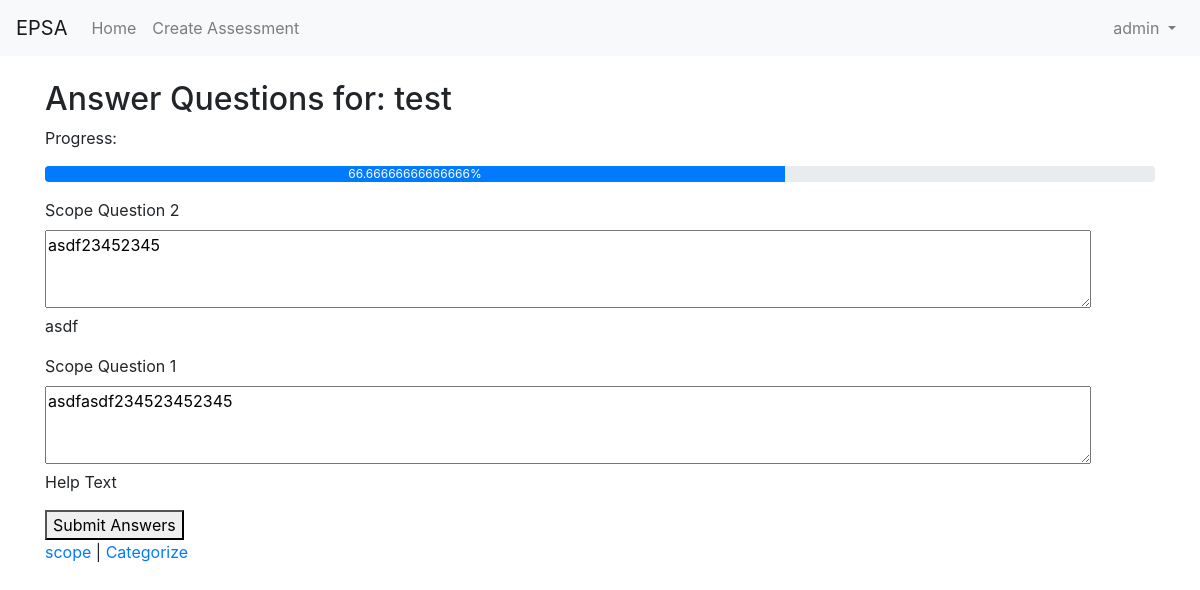
Page /assessments/1/answer/scope/ (signed in) on the committed database.
### assessment_app/models.py (models this page shows, shortened)
class Assessment(models.Model):
    name = models.CharField(max_length=255)
    description = models.TextField(blank=True)
    created_at = models.DateTimeField(auto_now_add=True)
    updated_at = models.DateTimeField(auto_now=True)
    status = models.CharField(max_length=50, choices=[('draft', 'Draft'), ('submitted', 'Submitted'), ('approved', 'Approved')])
    due_date = models.DateField(null=True, blank=True)
    collection = models.ForeignKey(
        'AssessmentQuestionCollection',
        on_delete=models.SET_NULL,
        related_name='assessments',
        null=True,  # Allows the field to be null
        default=get_default_collection,  # Set the default collection
        help_text="The collection used for this assessment."
    )
    def get_progress(self, user, question_section=None):
        total_questions = self.collection.questions.count()
        answered_questions = AssessmentResponse.objects.filter(
            user_assessment__user=user,
            user_assessment__assessment=self,
            assessment_question__question_section=question_section
        ).count()
        progress = (answered_questions / total_questions) * 100 if total_questions > 0 else 0
        return progress, answered_questions, total_questions

class AssessmentQuestion(models.Model):
    collection = models.ForeignKey(
        'AssessmentQuestionCollection',
        on_delete=models.CASCADE,
        related_name='questions',
        default=get_default_collection,
        null=True  # Allows the field to be null if no default collection is available at the time
    )
    question_section = models.CharField(max_length=10,default='None')
    question_text = models.TextField()
    question_help_text = models.TextField()
    question_type = models.CharField(max_length=50, choices=[
        ('multiple_choice', 'Multiple Choice'),
        ('text', 'Text'),
        ('checkbox', 'Checkbox')
    ])
    order = models.IntegerField()
    required = models.BooleanField(default=True)

class AssessmentResponse(models.Model):
    user_assessment = models.ForeignKey(UserAssessment, on_delete=models.CASCADE, related_name='responses')
    assessment_question = models.ForeignKey(AssessmentQuestion, on_delete=models.CASCADE, related_name='responses')
    response_text = models.TextField(blank=True)

### assessment_app/views.py (the view)
# urls.py: path('assessments/<int:assessment_pk>/answer/', views.answer_questions, name='answer_questions'),
@login_required
def answer_questions(request, assessment_pk, question_section=None):
    assessment = get_object_or_404(Assessment, pk=assessment_pk)
    user_assessment = get_object_or_404(UserAssessment, user=request.user, assessment=assessment)
    question_section_all = assessment.collection.questions.values_list('question_section', flat=True).distinct()
    if question_section:
        questions = assessment.collection.questions.filter(question_section=question_section)
    else:
        first_section = question_section_all.first()
        if first_section:
            return redirect('answer_questions_section', assessment_pk=assessment_pk, question_section=first_section)
        else:
            questions = []
    if request.method == 'POST':
        for question in questions:
            response_text = request.POST.get(f'response_{question.id}', '')
            response, created = AssessmentResponse.objects.get_or_create(
                user_assessment=user_assessment,
                assessment_question=question,
                defaults={'response_text': response_text}
            )
            response.response_text = response_text
            response.save()
        return redirect('assessment_detail', pk=assessment.pk)
    else:
        forms = []
        for question in questions:
            response = AssessmentResponse.objects.filter(
                user_assessment=user_assessment,
                assessment_question=question
            ).order_by('-id').first()  # Get the latest response for each question
            initial_data = {'response_text': response.response_text if response else ''}
            forms.append(AssessmentResponseForm(question=question, initial=initial_data))
    progress, answered_questions, total_questions = assessment.get_progress(request.user, question_section)
    return render(request, 'assessment_app/answer_questions.html', {
        'assessment': assessment,
        'forms': forms,
        'sections': question_section_all,
        'progress': progress,
        'answered_questions': answered_questions,
        'total_questions': total_questions,
    })

### assessment_app/templatetags/progress_bar.py (called while the page is built)
@register.inclusion_tag('assessment_app/progress_bar.html')
def progress_bar(progress):
    return {'progress': progress}

### assessment_app/templates/assessment_app/answer_questions.html (shortened to what this page needs)
{% extends 'base.html' %}
{% load progress_bar %}
{% block content %}
  <h2>Answer Questions for: {{ assessment.name }}</h2>
  <p>Progress: {% progress_bar progress %}</p>
  <form method="post">
    {% for form in forms %}
      <div>
        <label for="{{ form.response_text.id_for_label }}">{{ form.question.question_text }}</label>
        <textarea name="response_{{ form.question.id }}" id="{{ form.response_text.id_for_label }}" rows="3" cols="100">{{ form.response_text.value|default:'' }}</textarea>
        {% if form.response_text.help_text %}
          <p class="help">{{ form.response_text.help_text }}</p>
        {% endif %}
      </div>
    {% endfor %}
    <button type="submit">Submit Answers</button>
  </form>
  <div class="pagination">
    <span class="step-links">
      {% for section in sections %}
        {% if section == question_section %}
          <strong>{{ section }}</strong>
        {% else %}
          <a href="{% url 'answer_questions_section' assessment_pk=assessment.pk question_section=section %}">{{ section }}</a>
        {% endif %}
        {% if not forloop.last %} | {% endif %}
      {% endfor %}
    </span>
  </div>
{% endblock %}

### templates/base.html (shortened to what this page needs)
<!DOCTYPE html>
<html>
<head>
    <link rel="stylesheet" href="https://maxcdn.bootstrapcdn.com/bootstrap/4.5.2/css/bootstrap.min.css">
</head>
<body>
    <nav class="navbar navbar-expand-lg navbar-light bg-light">
        <a class="navbar-brand" href="{% url 'index' %}">EPSA</a>
        <div class="collapse navbar-collapse" id="navbarNav">
            <ul class="navbar-nav mr-auto">
                <li class="nav-item">
                    <a class="nav-link" href="{% url 'index' %}">Home</a>
                </li>
                <li class="nav-item">
                    <a class="nav-link" href="{% url 'create_assessment' %}">Create Assessment</a>
                </li>
            </ul>
            <ul class="navbar-nav">
                {% if user.is_authenticated %}
                    <li class="nav-item dropdown">
                        <a class="nav-link dropdown-toggle" href="#" id="userDropdown" role="button"
                           data-toggle="dropdown" aria-haspopup="true" aria-expanded="false">
                            {{ user.username }}
                        </a>
                    </li>
                {% endif %}
            </ul>
        </div>
    </nav>
    <div class="container mt-4">
        {% block content %}{% endblock %}
    </div>
</body>
</html>

### rows in the picture
Assessment: name "test"
AssessmentQuestion: question.question_text "Scope Question 2", question.id "asdf23452345", response_text.help_text "asdf"
AssessmentQuestion: question.question_text "Scope Question 1", question.id "asdfasdf234523452345", response_text.help_text "Help Text"

### other values in the picture
{{ user.username }} "admin"
{{ progress }} "66.66666666666666"
{{ section }} "scope" "Categorize"
